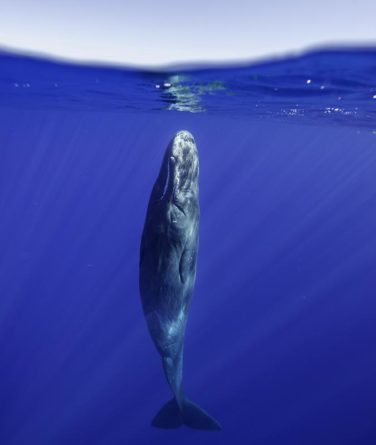
#> input picture OpenCV/resim.jpg, 376 x 445 px, found by its file name
$ python OpenCv1.py
#> lines starting #> are read from the running program, lines starting #| are printed output that depends on the picture
import cv2
import numpy as np
from matplotlib import pyplot as plt
#RGB değil BGR şeklinde yazmışlar

img = cv2.imread(r"OpenCV\resim.jpg")
#> img is the input picture: shape (445, 376, 3); mean B, G, R 167.8, 77, 64.7
gri = cv2.cvtColor(img,cv2.COLOR_BGR2GRAY)
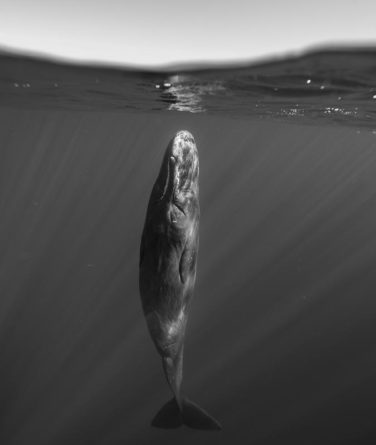
#> gri: shape (445, 376); min 13, max 251, mean 83.7
print(gri[55,55])
#| 198
print(gri.shape)
#| (445, 376)


cv2.imshow("resmi ekledim",gri)
cv2.waitKey(0)
cv2.destroyAllWindows()
